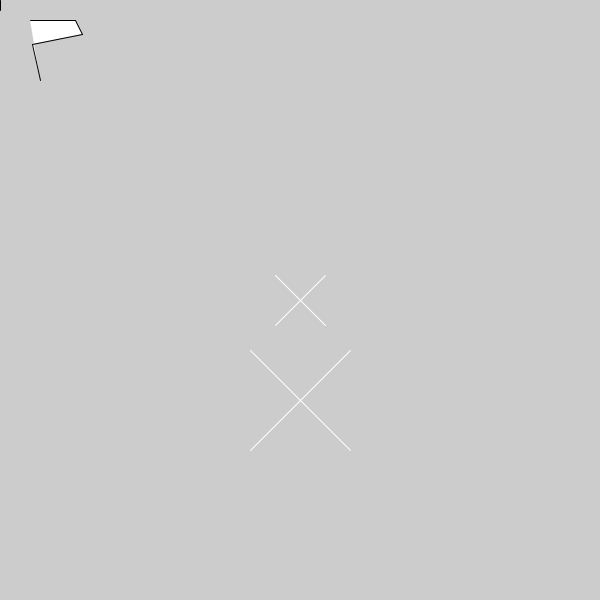
Frame 1 (no input)
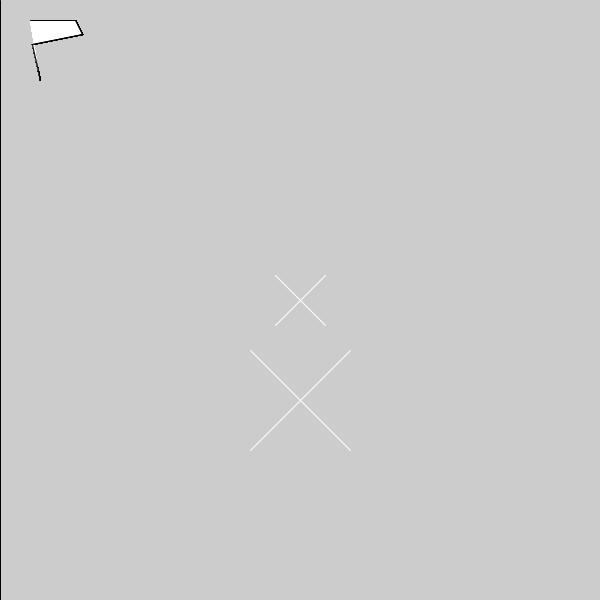
Frame 60 (the mouse pressed at the canvas centre just before this capture)
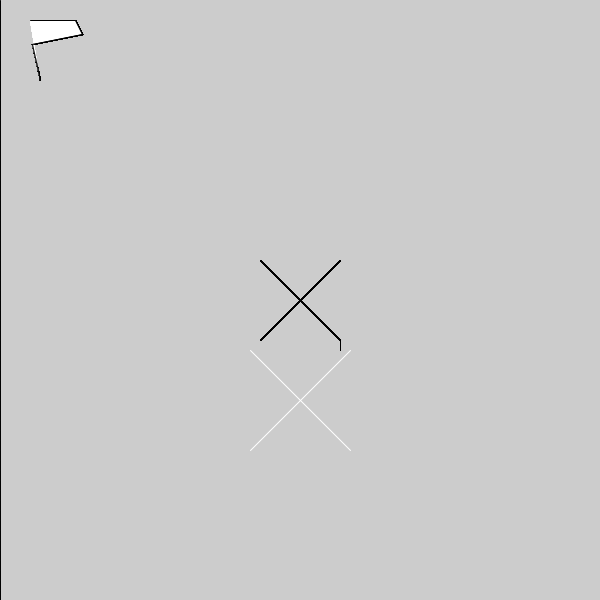
Frame 120 (the mouse held since frame 60 and released just before this capture)

The Processing sketch that drew these frames (run headless with seeded random() and noise(); from frame 60 on, the mouse is pressed at the canvas centre):

// Processing sketch: processing_130296
// ── processing_130296.pde

float drip = 0;
float dripX = 0;
float dripY = 0;
 
void setup()
{
  size(600, 600);
  
  // draw white background Xs
  stroke(255);
  drawX(width/2, height/2, 25);
  drawX(300, 400, 50);
}

void draw()
{
  if (mousePressed == true)
  {
    stroke(0);
    drawX(mouseX, mouseY, 40);
    dripX = mouseX + 40;
    dripY = mouseY + 40;
  }

  // draw drip line down the screen until new drip 
  // position is set
  stroke(0);
  float nextY = dripY + 10;
  line(dripX, dripY, dripX, nextY);
  dripY = nextY;
  
  
  // how to use vertices to draw shapes
  // (top left corner)
  beginShape();
  vertex(30, 20);
  vertex(75, 20);
  vertex(82, 34);
  vertex(32, 44);
  vertex(40, 80);
  endShape();
}

// x, y are center of x, 
// xSize is half the width and height of the end x shape
void drawX(float x, float y, float xSize)
{
  line(x - xSize, y - xSize,x + xSize, y + xSize);
  line(x + xSize, y - xSize, x - xSize, y + xSize);
}
